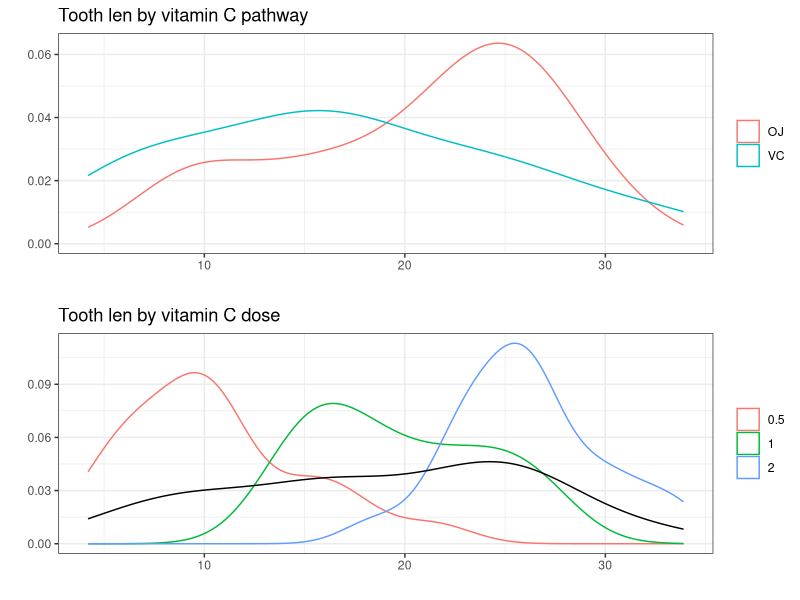

This figure's R source:
## ---- chunk 1
knitr::opts_chunk$set(echo = TRUE, cache = TRUE, warning = FALSE)
library(ggplot2)
library(xtable)
library(knitr)
multiplot <- function(..., plotlist=NULL, file, cols=1, layout=NULL) {
  library(grid)
 # Make a list from the ... arguments and plotlist
  plots <- c(list(...), plotlist)
  numPlots = length(plots)
  # If layout is NULL, then use 'cols' to determine layout
  if (is.null(layout)) {
    # Make the panel
    # ncol: Number of columns of plots
    # nrow: Number of rows needed, calculated from # of cols
    layout <- matrix(seq(1, cols * ceiling(numPlots/cols)),
                    ncol = cols, nrow = ceiling(numPlots/cols))
  }
 if (numPlots==1) {
    print(plots[[1]])
  } else {
    # Set up the page
    grid.newpage()
    pushViewport(viewport(layout = grid.layout(nrow(layout), ncol(layout))))
    # Make each plot, in the correct location
    for (i in 1:numPlots) {
      # Get the i,j matrix positions of the regions that contain this subplot
      matchidx <- as.data.frame(which(layout == i, arr.ind = TRUE))
      print(plots[[i]], vp = viewport(layout.pos.row = matchidx$row,
                                      layout.pos.col = matchidx$col))
    }
  }
}
## ---- chunk 2
library(datasets)
data <- ToothGrowth
## ---- chunk 3
kable(summary(data))
## ---- chunk 4
kable(table(data$supp, data$dose))
## ---- chunk 5
g1 <- ggplot(data, aes( len )) +geom_density(aes(color = factor(supp))) + ylab('')+ xlab('') + theme_bw() + theme(legend.title=element_blank()) +ggtitle("Tooth len by vitamin C pathway")  
g2 <- ggplot(data, aes( len )) +geom_density(aes(color = factor(dose)))  +
 geom_density() +ylab('')+ xlab('') + theme_bw() + theme(legend.title=element_blank()) + ggtitle("Tooth len by vitamin C dose") 
multiplot(g1, g2)
## ---- chunk 6
t.test(len ~ supp, data = data)
## ---- chunk 7
t.test(len ~ supp, data = subset(data, dose %in% c(0.5,1) ))
## ---- chunk 8
t.test(len ~ supp, data = subset(data, dose %in% c(1,2) ))
